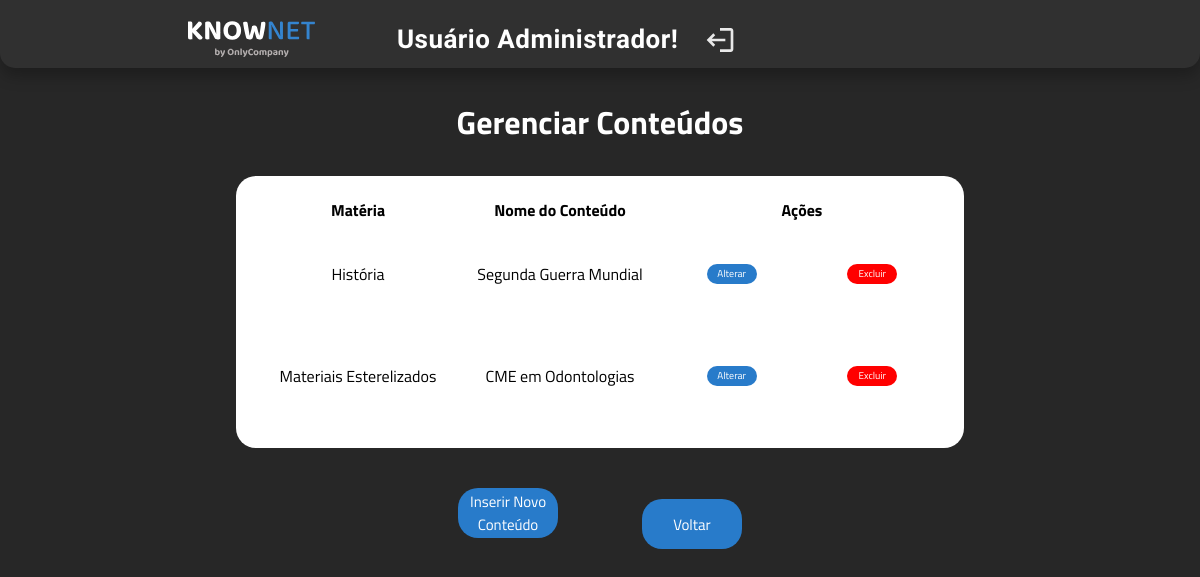
Page /pages/conteudos/conteudos.php (signed in) on the committed database.
### tables this page shows
CREATE TABLE `conteudos` (
  `id` int(11) NOT NULL,
  `nome` varchar(80) NOT NULL,
  `materia` int(11) DEFAULT NULL
);

CREATE TABLE `materias` (
  `id` int(11) NOT NULL,
  `nome` varchar(50) NOT NULL
);

### pages/conteudos/conteudos.php (the view, shortened to what this page needs)
<?php
    include('../../database/conexao.php');
    if ($_SESSION['user_type'] == 1){
        $sqlConteudos = "SELECT * FROM conteudos ORDER BY id ASC;";
        $resultConteudos = $mysqli->query($sqlConteudos);
    } else{
        header("location: index.php");
    }
?>
<html>
    <head>
    </head>
    <body>
        <?php include('../templates/header_admin.php')?>
        <center>
            <h1 class="white space font">
                Gerenciar Conteúdos
            </h1>
            <div>
                <table>
                    <thead>
                        <tr>
                            <th scope="col" width="200px">Matéria</th>
                            <th scope="col" width="200px">Nome do Conteúdo</th>
                            <th scope="col" width="280px">Ações</th>
                        </tr>
                    </thead>
                    <tbody>
                        <?php
                            if($resultConteudos->num_rows > 0){
                                while($conteudo_data = mysqli_fetch_assoc($resultConteudos)){
                                    $id_conteudo = $conteudo_data['id'];
                                    echo "<tr>";
                                    $sqlNomeMateria = "SELECT materias.nome FROM materias INNER JOIN conteudos ON materias.id = conteudos.materia WHERE conteudos.id = $id_conteudo";
                                    $resultNomeMateria = $mysqli->query($sqlNomeMateria);
                                    $materia_data = mysqli_fetch_assoc($resultNomeMateria);
                                    echo "<td width='200px'>".$materia_data['nome']."</td>";
                                    echo "<td width='200px'>".$conteudo_data['nome']."</td>";
                                    echo "<td width='280px'>
                                            <a href='conteudo_upd_scr.php?id=$conteudo_data[id]'>
                                                <input type='button' class='button-alterar' value='Alterar'>
                                            </a>
                                            &nbsp;
                                            <a href='conteudo_del_prc.php?id=$conteudo_data[id]'>
                                                <input type='button' class='button-excluir' value='Excluir'>
                                            </a>
                                        </td>";
                                    echo "</tr>";
                                }
                            }else{
                                echo "<tr>";
                                echo "<td colspan='3'> Sem registros no banco! </td>";
                                echo "</tr>";
                            }
                        ?>
                    </tbody>
                </table>
            </div>
            <button type="button" class="button" onclick="location.href='conteudo_ins_scr.php'">
                Inserir Novo Conteúdo
            </button>
            <button type="button" class="button" onclick="location.href='../admin/home_admin.php'">
                Voltar
            </button>
        </center>
    </body>
</html>

### styles/styles.php (style rules this page uses)
:root { --black: #272727; --white: #FFFFFF; --grey: #787878; --light_grey: #BABABA; --p_grey: #969696; --strong_grey: #707070; --blue: #287BCA; --strong_blue: #04396A; }
a { text-decoration: none; }
* { margin: 0; padding: 0; }
body { width: 100%; background-color: var(--black); }
.white { color: white; }
.button { margin: 40px; background-color: var(--blue); border: none; border-radius: 20px; width: 100px; height: 50px; color: white; font-size: 15px; font-family: 'Titillium Web', sans-serif; }
.button-alterar { margin: 40px; background-color: var(--blue); border: none; border-radius: 20px; width: 50px; height: 20px; color: white; font-size: 10px; font-family: 'Titillium Web', sans-serif; }
.button-excluir { margin: 40px; background-color: red; border: none; border-radius: 20px; width: 50px; height: 20px; color: white; font-size: 10px; font-family: 'Titillium Web', sans-serif; }
table { background-color: white; border-radius: 20px; padding: 20px; }
.space { margin: 30px; }
tr { font-family: 'Titillium Web', sans-serif; }
td { text-align: center; }
.font { font-family: 'Titillium Web', sans-serif; }

### styles/header.php (style rules this page uses)
* { margin: 0; padding: 0; }

### rows in the picture
conteudos: materia.nome "História", nome "Segunda Guerra Mundial"
conteudos: materia.nome "Materiais Esterelizados", nome "CME em Odontologias"
